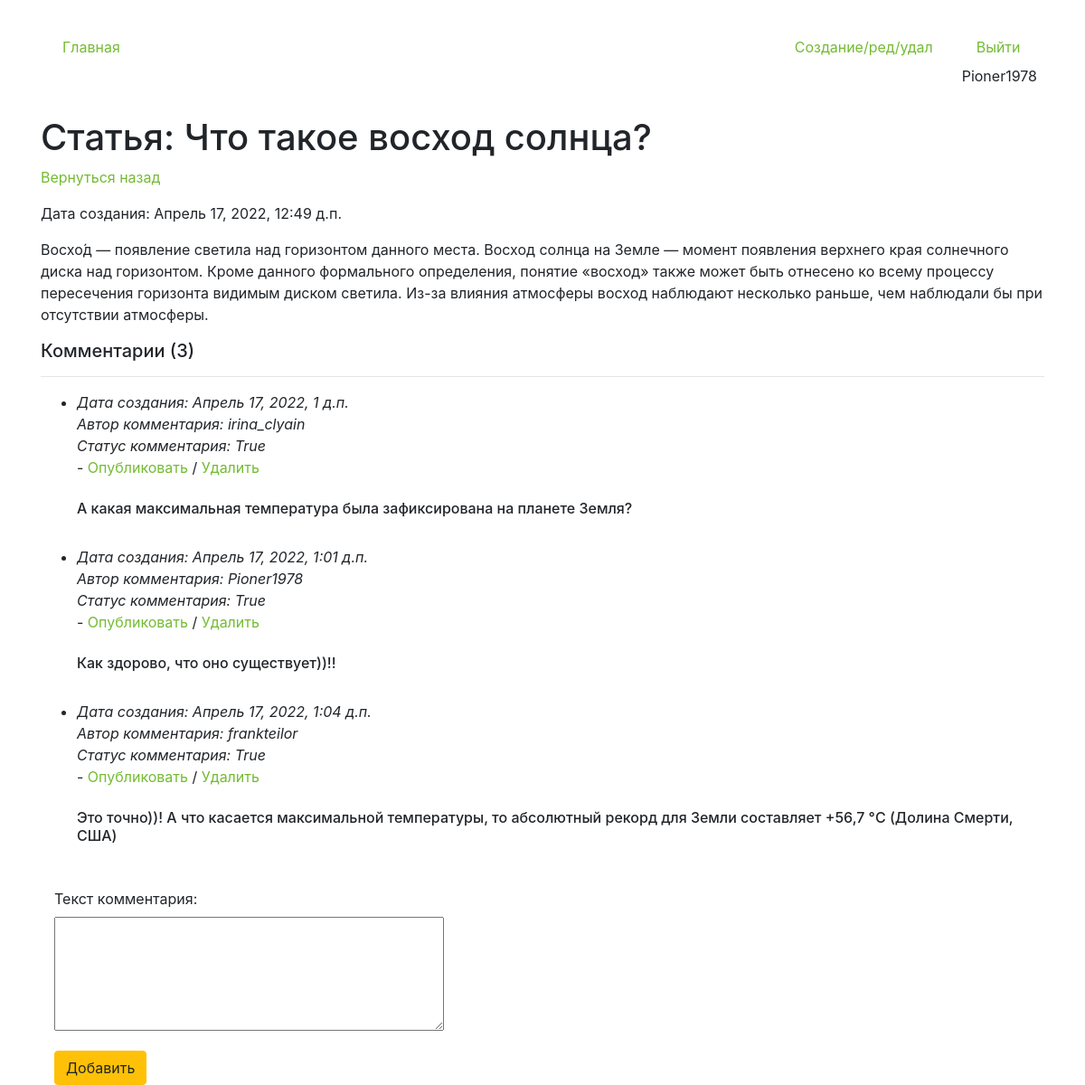
The page /detail/86 (signed in) on the database its author committed.
### core/models.py (models this page shows, shortened)
class Articles(models.Model):
    author = models.ForeignKey(User, on_delete = models.CASCADE, verbose_name='Владелец статьи', blank = True, null = True )
    create_date = models.DateTimeField(auto_now=True)
    name = models.CharField(max_length=200, verbose_name='Название')
    text = models.TextField(verbose_name='Текст')
    class Meta:
        verbose_name='Статью'
        verbose_name_plural='Статьи'

class Comments(models.Model):
    article = models.ForeignKey(Articles, on_delete = models.CASCADE, verbose_name='Статья', blank = True, null = True,related_name='comments_articles' )
    author = models.ForeignKey(User, on_delete = models.CASCADE, verbose_name='Автор комментария', blank = True, null = True )
    create_date = models.DateTimeField(auto_now=True)
    text = models.TextField(verbose_name='Текст комментария')
    status = models.BooleanField(verbose_name='Видимость статьи', default=False)
    objects  = StatusFilterComments()

### core/views.py (the view, shortened to what this page needs)
# urls.py: path('detail/<int:pk>', views.HomeDetailView.as_view(), name='detail_page'),
class HomeDetailView(CustomSuccessMessageMixin, FormMixin, DetailView):
    model = Articles
    template_name = 'detail.html'
    context_object_name = 'get_article'
    form_class = CommentForm
    success_msg = 'Комментарий успешно создан, ожидайте модерации'

### core/forms.py
class CommentForm(forms.ModelForm):
    class Meta:
        model = Comments
        fields = ('text',)
    def __init__(self,*args,**kwargs):
        super().__init__(*args,**kwargs)
        for field in self.fields:
            self.fields[field].widget.attrs['class'] = 'form-control'
        self.fields['text'].widget = Textarea(attrs={'rows':5})

### core/models.py (called while the page is built)
    def get_queryset(self):
        return super().get_queryset().filter(Q(status=False, author = get_current_user()) | Q(status=False, article__author=get_current_user()) | Q(status=True))

### core/templates/detail.html (shortened to what this page needs)
{% extends 'index.html' %}
{% block content %}
<h1 class="mt-4">Статья: {{get_article.name}}</h1>
<p><a href="/">Вернуться назад</a></p>
<p>Дата создания: {{get_article.create_date}}</p>
<p>{{get_article.text}}</p>
<h5>Комментарии ({{get_article.comments_articles.all.count}})</h5>
<hr>
<ul>
    {% for item in get_article.comments_articles.all %}
    <li>
        {% include 'comment_item.html' %}
    </li>
    {% endfor %}
</ul>
<div class="col-4">
    <form action="" id="add_form" method="post">
        {{form.as_p}}
    </form>
    <button form="add_form" type="submit" class="btn btn-warning">Добавить</button>
</div>
{% endblock %}

### core/templates/index.html (shortened to what this page needs)
{% load static %}
<!doctype html>
<html lang="en">
    <link type="text/css" href="{% static 'css/styles.css' %}" rel="stylesheet">
<head>
    <link rel="stylesheet" href="https://cdn.jsdelivr.net/npm/bootstrap@4.6.1/dist/css/bootstrap.min.css"
>
</head>
<body>
<div class="container mt-4">
    <ul class="nav nav-pills">
            <li class="nav-item mr-auto p-2">
                {% url 'home' as url_home %}
                <a class="nav-link {% if url_home == request.path %}reactive{% endif %}" href="{{url_home}}">Главная</a>
            </li>
            <li class="nav-item mr p-2">
                {% url 'edit_page' as url_edit_page %}
                <a class="nav-link {% if url_edit_page == request.path %}reactive{% endif %}" href="{{url_edit_page}}">Создание/ред/удал</a>
            </li>
            {% if request.user.is_authenticated %}
            <li class="nav-item p-2">
                {% url 'logout_page' as url_logout_page %}
                <a class="nav-link btn-warning" href="{{url_logout_page}}">Выйти</a>
                {{request.user}}
            </li>
        {% endif %}
    </ul>
    {% block content %}{% endblock %}
</div>
</body>
</html>

### core/templates/comment_item.html (shortened to what this page needs)
<div class="font-italic">Дата создания: {{item.create_date}} <br>
    Автор комментария: {{item.author}} <br>
    Статус комментария: {{item.status}}
    {% if item.article.author == request.user %}
</div>
-
<a class="update_status" data-url="{% url 'update_comment_status' item.id 'public' %}" href="#">Опубликовать</a> /
<a class="update_status" data-url="{% url 'update_comment_status' item.id 'delete' %}" href="#">Удалить</a>
{% endif %}
<br><br>
<h6>{{item.text}}</h6>
<br>

### static/css/styles.css (style rules this page uses)
a:link { color: #74bb33; }

### rows shown on the page
Articles: name "Что такое восход солнца?", create_date "Апрель 17, 2022, 12:49 д.п.", text "Восхо́д — появление светила над горизонтом данного места. Восход солнца на Земле — момент появления верхнего края солнечного диска над горизонтом. Кроме данного формального определения, понятие «восход» также может быть отнесено ко всему процессу пересечения горизонта видимым диском светила. Из-за влияния атмосферы восход наблюдают несколько раньше, чем наблюдали бы при отсутствии атмосферы.", comments_articles.all.count "3"
Comments: create_date "Апрель 17, 2022, 1 д.п.", author "irina_clyain", status "True", shows "Опубликовать", text "А какая максимальная температура была зафиксирована на планете Земля?"
Comments: create_date "Апрель 17, 2022, 1:01 д.п.", author "Pioner1978", status "True", shows "Опубликовать", text "Как здорово, что оно существует))!!"
Comments: create_date "Апрель 17, 2022, 1:04 д.п.", author "frankteilor", status "True", shows "Опубликовать", text "Это точно))! А что касается максимальной температуры, то абсолютный рекорд для Земли составляет +56,7 °C (Долина Смерти, США)"

### other values the page prints
{{ request.user }} "Pioner1978"
